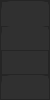
        <widget class="QFrame" name="Menu">
         <property name="minimumSize">
          <size>
           <width>50</width>
           <height>0</height>
          </size>
         </property>
         <property name="maximumSize">
          <size>
           <width>50</width>
           <height>16777215</height>
          </size>
         </property>
         <property name="styleSheet">
          <string notr="true">background-color: rgb(48, 48, 48);</string>
         </property>
         <property name="frameShape">
          <enum>QFrame::StyledPanel</enum>
         </property>
         <property name="frameShadow">
          <enum>QFrame::Raised</enum>
         </property>
         <layout class="QVBoxLayout" name="verticalLayout_2">
          <property name="spacing">
           <number>0</number>
          </property>
          <property name="leftMargin">
           <number>0</number>
          </property>
          <property name="topMargin">
           <number>0</number>
          </property>
          <property name="rightMargin">
           <number>0</number>
          </property>
          <property name="bottomMargin">
           <number>0</number>
          </property>
          <item>
           <widget class="QFrame" name="frame">
            <property name="maximumSize">
             <size>
              <width>16777215</width>
              <height>50</height>
             </size>
            </property>
            <property name="frameShape">
             <enum>QFrame::StyledPanel</enum>
            </property>
            <property name="frameShadow">
             <enum>QFrame::Raised</enum>
            </property>
            <widget class="QPushButton" name="btn_page_1">
             <property name="geometry">
              <rect>
               <x>0</x>
               <y>0</y>
               <width>50</width>
               <height>50</height>
              </rect>
             </property>
             <property name="maximumSize">
              <size>
               <width>50</width>
               <height>50</height>
              </size>
             </property>
             <property name="font">
              <font>
               <family>ROG Fonts</family>
               <pointsize>8</pointsize>
               <weight>50</weight>
               <italic>false</italic>
               <bold>false</bold>
              </font>
             </property>
             <property name="styleSheet">
              <string notr="true">QPushButton{
font: 8pt &quot;ROG Fonts&quot;;
color: White;
border-radius: 10px;
}

QPushButton::hover{
background-color: rgb(67, 67, 67);
}

QPushButton::pressed{
background-color: rgb(57, 57, 57)
}</string>
             </property>
             <property name="text">
              <string/>
             </property>
             <property name="icon">
              <iconset>
               <normaloff>../Project/icon/face-detection-2.png</normaloff>../Project/icon/face-detection-2.png</iconset>
             </property>
             <property name="iconSize">
              <size>
               <width>30</width>
               <height>30</height>
              </size>
             </property>
            </widget>
           </widget>
          </item>
          <item>
           <widget class="QFrame" name="frame_5">
            <property name="maximumSize">
             <size>
              <width>16777215</width>
              <height>50</height>
             </size>
            </property>
            <property name="frameShape">
             <enum>QFrame::StyledPanel</enum>
            </property>
            <property name="frameShadow">
             <enum>QFrame::Raised</enum>
            </property>
            <widget class="QPushButton" name="btn_page_2">
             <property name="geometry">
              <rect>
               <x>0</x>
               <y>0</y>
               <width>50</width>
               <height>50</height>
              </rect>
             </property>
             <property name="maximumSize">
              <size>
               <width>50</width>
               <height>50</height>
              </size>
             </property>
             <property name="font">
              <font>
               <family>ROG Fonts</family>
               <pointsize>8</pointsize>
               <weight>50</weight>
               <italic>false</italic>
               <bold>false</bold>
              </font>
             </property>
             <property name="styleSheet">
              <string notr="true">QPushButton{
font: 8pt &quot;ROG Fonts&quot;;
color: White;
border-radius: 10px;
}

QPushButton::hover{
background-color: rgb(67, 67, 67);
}

QPushButton::pressed{
background-color: rgb(57, 57, 57)
}</string>
             </property>
             <property name="text">
              <string/>
             </property>
             <property name="icon">
              <iconset>
               <normaloff>../Project/icon/database-2.png</normaloff>../Project/icon/database-2.png</iconset>
             </property>
             <property name="iconSize">
              <size>
               <width>30</width>
               <height>30</height>
              </size>
             </property>
            </widget>
           </widget>
          </item>
          <item>
           <widget class="QFrame" name="frame_6">
            <property name="frameShape">
             <enum>QFrame::StyledPanel</enum>
            </property>
            <property name="frameShadow">
             <enum>QFrame::Raised</enum>
            </property>
           </widget>
          </item>
          <item>
           <widget class="QFrame" name="frame_7">
            <property name="maximumSize">
             <size>
              <width>16777215</width>
              <height>50</height>
             </size>
            </property>
            <property name="frameShape">
             <enum>QFrame::StyledPanel</enum>
            </property>
            <property name="frameShadow">
             <enum>QFrame::Raised</enum>
            </property>
            <widget class="QPushButton" name="btn_page_3">
             <property name="geometry">
              <rect>
               <x>0</x>
               <y>0</y>
               <width>50</width>
               <height>50</height>
              </rect>
             </property>
             <property name="minimumSize">
              <size>
               <width>50</width>
               <height>50</height>
              </size>
             </property>
             <property name="maximumSize">
              <size>
               <width>50</width>
               <height>50</height>
              </size>
             </property>
             <property name="font">
              <font>
               <family>ROG Fonts</family>
               <pointsize>8</pointsize>
               <weight>50</weight>
               <italic>false</italic>
               <bold>false</bold>
              </font>
             </property>
             <property name="styleSheet">
              <string notr="true">QPushButton{
font: 8pt &quot;ROG Fonts&quot;;
color: White;
border-radius: 10px;
}

QPushButton::hover{
background-color: rgb(67, 67, 67);
}

QPushButton::pressed{
background-color: rgb(57, 57, 57)
}</string>
             </property>
             <property name="text">
              <string/>
             </property>
             <property name="icon">
              <iconset>
               <normaloff>../Project/icon/information-2.png</normaloff>../Project/icon/information-2.png</iconset>
             </property>
             <property name="iconSize">
              <size>
               <width>30</width>
               <height>30</height>
              </size>
             </property>
            </widget>
           </widget>
          </item>
         </layout>
        </widget>
